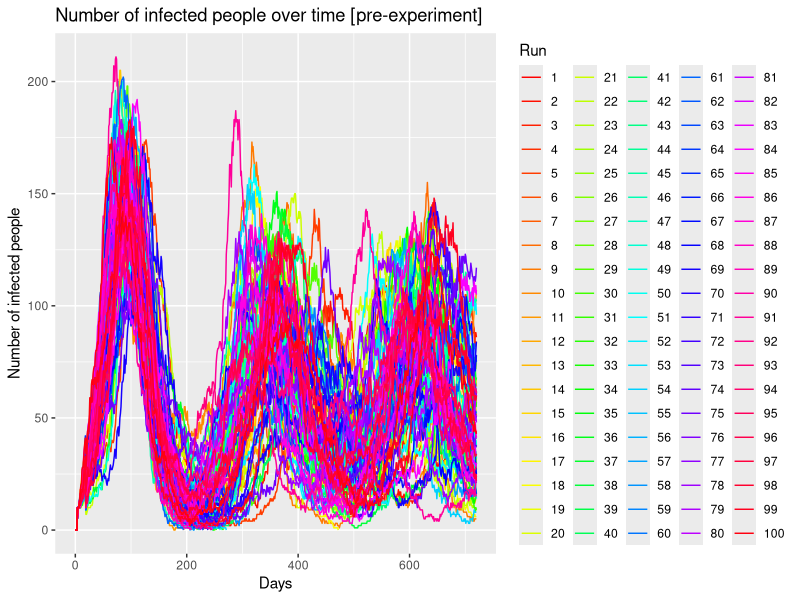
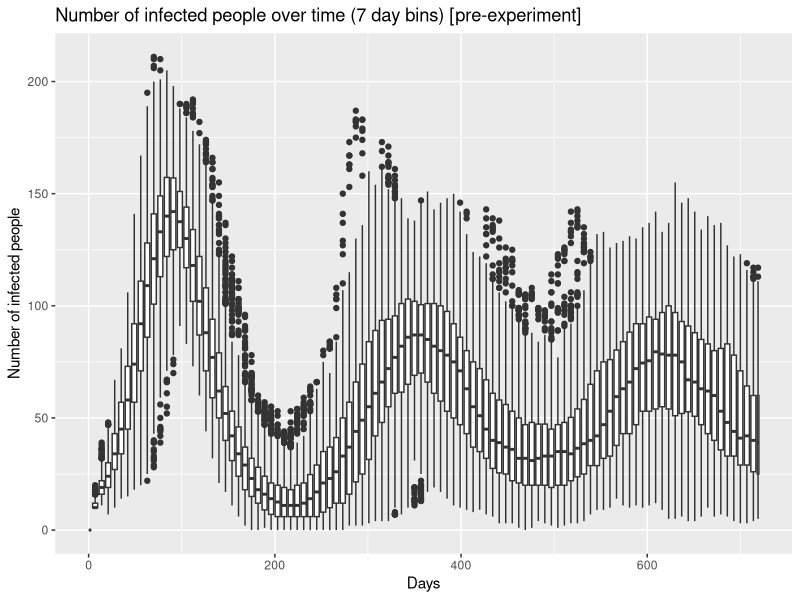
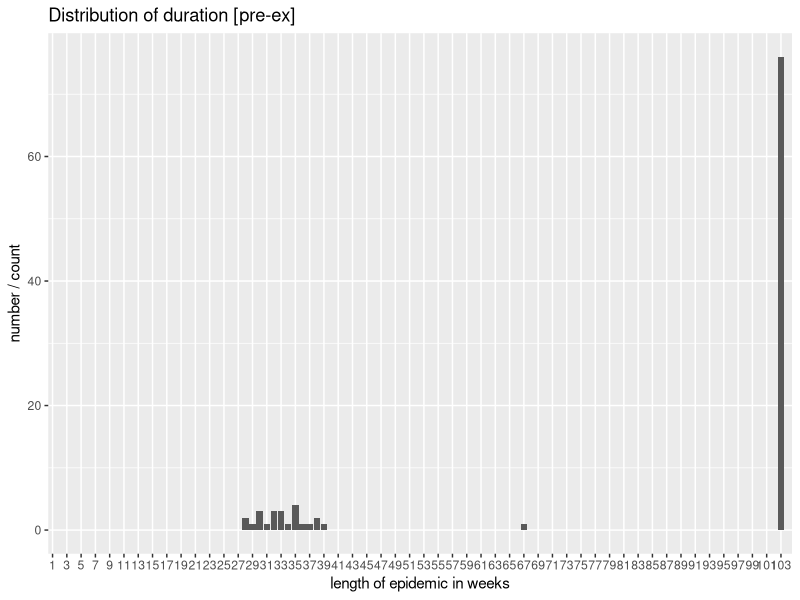
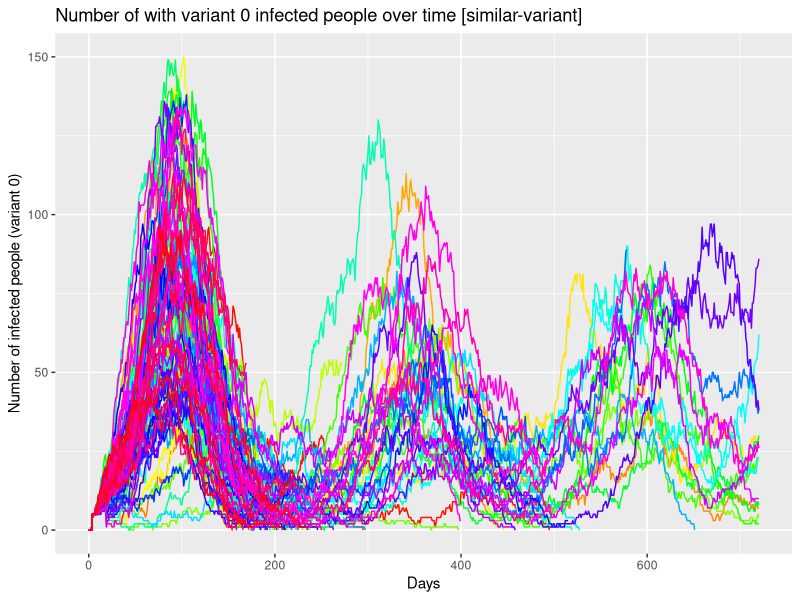
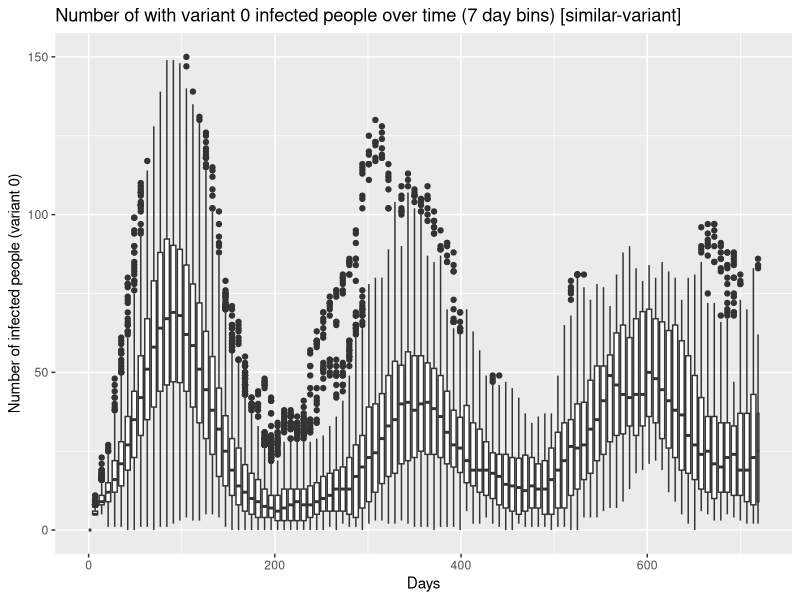
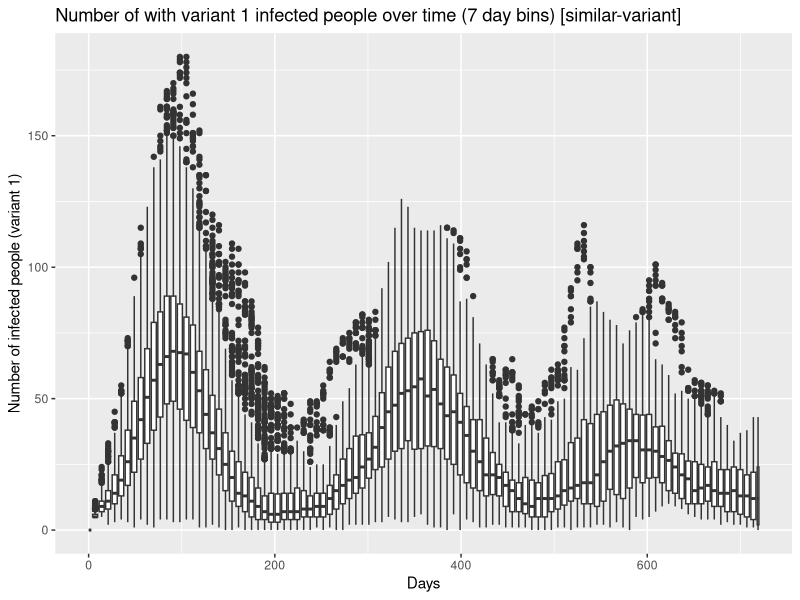
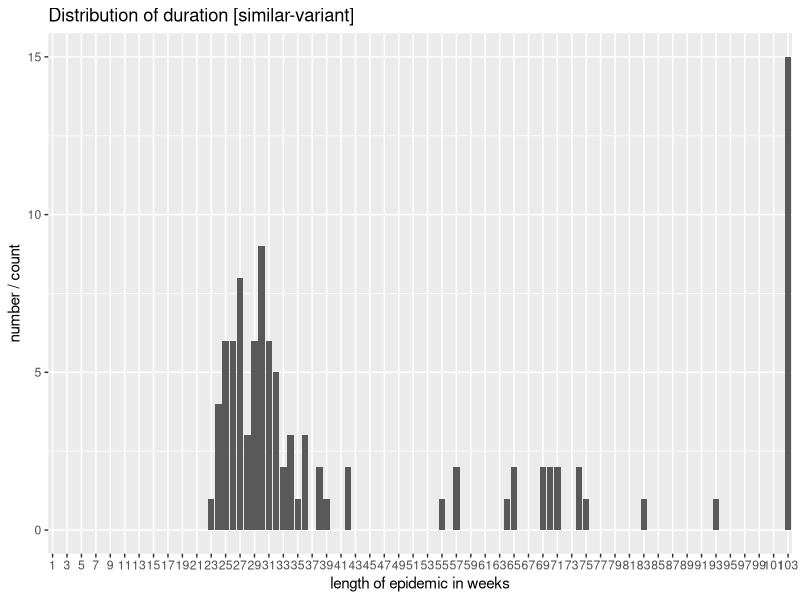
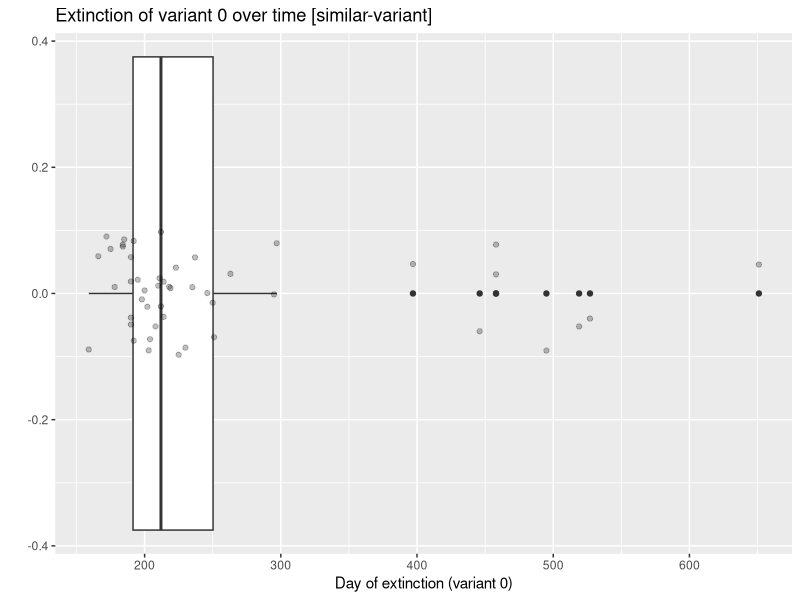

Source code (R) for these figures, in order:
#Put this at the top of every file, unless you really really want to work with factors
#this will save you a lot of confusion
options(stringsAsFactors = FALSE)
options(device=.Platform$OS.type)
options(gsubfn.engine = "R")

#these are from two separate packages
library(ggplot2)

# needed for reshaping data frames
# library(reshape2)

#used for querying data, performing aggregations, filtering, etc.
library(sqldf)

##### PRE-EXPERIMENT #####
df_preExperiment = read.table("netlogo/pre-experiment.csv", skip = 6, sep = ",", head=TRUE)
# Remove the X. in the column names
colnames(df_preExperiment) = gsub("X\\.", "", colnames(df_preExperiment))
summary(df_preExperiment)

# Array of curves
ggplot(data=df_preExperiment, aes(x=step., y=n.sick.people, group=run.number.)) + #use myDataFrame for the data, columns for x and y
  geom_line(aes(colour = as.factor(run.number.))) + #we want to use points, colored by runNumber
  xlab("Days") +  #specify x and y labels
  ylab("Number of infected people") +
  ggtitle("Number of infected people over time [pre-experiment]") + #give the plot a title
  scale_colour_manual("Run",values = rainbow(max(df_preExperiment$run.number., na.rm = FALSE)))
readline(prompt = "Press [enter] to continue")
ggsave("./diagrams/pre-ex/arrayOfCurves.png")

ggplot(data=df_preExperiment, aes(x=step., y=n.sick.people, group=round(step./7))) +
  geom_boxplot() +
  xlab("Days") +  #specify x and y labels
  ylab("Number of infected people") +
  ggtitle("Number of infected people over time (7 day bins) [pre-experiment]")
readline(prompt = "Press [enter] to continue")
ggsave("./diagrams/pre-ex/boxplot.png")


duration = aggregate(df_preExperiment$step., by = list(df_preExperiment$run.number.), max)
colnames(duration)[1] = 'run'
colnames(duration)[2] = 'duration'

duration

# 23 times, the virus was wiped out earlier
# According to the previous boxplot these are still outliers
lengths(duration[duration$duration < 720, ])

duration$duration = round(duration$duration /7)

# ggplot(data = duration, aes(x='run', y=x)) +
#   geom_boxplot() +
#   ylab("Duration of epidemic in days") +
#   xlab("runs") +
#   ggtitle("Distribution of duration [pre-experiment]")
# ggsave("./diagrams/pre-ex/duration.png")
# readline(prompt = "Press [enter] to continue")

ggplot(data = duration, aes(x=as.factor(duration)), group=round(step./7)) +
  geom_bar() +
  ylab("number / count") +
  xlab("length of epidemic in weeks") +
  scale_x_discrete(limits = as.factor(1:(round(720/7)+1)), breaks = seq(1, round(720/7), by=2)) +
  ggtitle("Distribution of duration [pre-ex]")
readline(prompt = "Press [enter] to continue")
ggsave("./diagrams/pre-ex/duration.png")


###########################
##### SIMILAR-VARIANT #####
df_similarVariant = read.table("netlogo/similar-variant.csv", skip = 6, sep = ",", head=TRUE)
# Remove the X. in the column names
colnames(df_similarVariant) = gsub("X\\.", "", colnames(df_similarVariant))
summary(df_similarVariant)

# Array of curves
ggplot(data=df_similarVariant, aes(x=step., y=n.people.sick.var0, group=run.number., color=qsec)) + #use myDataFrame for the data, columns for x and y
  geom_line(aes(colour = as.factor(run.number.))) + #we want to use points, colored by runNumber
  theme(legend.position = "none") +
  xlab("Days") +  #specify x and y labels
  ylab("Number of infected people (variant 0)") +
  ggtitle("Number of with variant 0 infected people over time [similar-variant]") + #give the plot a title
  scale_colour_manual("Run",values = rainbow(max(df_similarVariant$run.number., na.rm = FALSE)))
  # scale_color_gradient(low="blue", high="red")
  # scale_fill_distiller(palette = "RdPu")
readline(prompt = "Press [enter] to continue")
ggsave("./diagrams/sim-var/arrayOfCurvesVar0.png")



ggplot(data=df_similarVariant, aes(x=step., y=n.people.sick.var0, group=round(step./7))) +
  geom_boxplot() +
  xlab("Days") +  #specify x and y labels
  ylab("Number of infected people (variant 0)") +
  ggtitle("Number of with variant 0 infected people over time (7 day bins) [similar-variant]")
readline(prompt = "Press [enter] to continue")
ggsave("./diagrams/sim-var/boxplot0.png")


ggplot(data=df_similarVariant, aes(x=step., y=n.people.sick.var1, group=round(step./7))) +
  geom_boxplot() +
  xlab("Days") +  #specify x and y labels
  ylab("Number of infected people (variant 1)") +
  ggtitle("Number of with variant 1 infected people over time (7 day bins) [similar-variant]")
readline(prompt = "Press [enter] to continue")
ggsave("./diagrams/sim-var/boxplot1.png")



duration = aggregate(df_similarVariant$step., by = list(df_similarVariant$run.number.), max)
colnames(duration)[1] = 'run'
colnames(duration)[2] = 'duration'


# 243 times, the viruses were wiped out earlier  TODO similar to pre-ex
# According to the previous boxplot these are still outliers
lengths(duration[duration$duration < 720, ])
# A X and B X


duration$duration = round(duration$duration /7)

duration

ggplot(data = duration, aes(x=as.factor(duration)), group=round(step./7)) +
  geom_bar() +
  ylab("number / count") +
  xlab("length of epidemic in weeks") +
  scale_x_discrete(limits = as.factor(1:round(720/7)), breaks = seq(1, round(720/7), by=2)) +
  ggtitle("Distribution of duration [similar-variant]")
readline(prompt = "Press [enter] to continue")
ggsave("./diagrams/sim-var/duration.png")



## Variant 0 died ##
# get every tuple after variant 0 died
# A X, B X and V
df_simVar_var0died <- sqldf("select [run.number.], [step.], [n.people.exposed.var1], [n.people.sick.var1] from df_similarVariant where [n.people.exposed.var0] = 0 and [n.people.sick.var0] = 0")
head(df_simVar_var0died)

# get the first point in time => time of extinction of each run
df_simVar_var0died = df_simVar_var0died[!duplicated(df_simVar_var0died$run.number.),]
head(df_simVar_var0died)

ggplot(data=df_simVar_var0died, aes(x=step., y = 0)) +
  geom_boxplot() +
  geom_point(alpha=0.25, position = position_jitter(w = 0, h = 0.1)) +
  # geom_jitter() +
  xlab("Day of extinction (variant 0)") +  #specify x and y labels
  ylab("") +
  ggtitle("Extinction of variant 0 over time [similar-variant]")
readline(prompt = "Press [enter] to continue")
ggsave("./diagrams/sim-var/timeOfExtinctionVar0.png")


# was the other variant also on a low?
df_simVar_var0died$n.people.var1 = df_simVar_var0died$n.people.exposed.var1 + df_simVar_var0died$n.people.sick.var1
ggplot(data=df_simVar_var0died, aes(x=0, y = n.people.var1)) +
  geom_boxplot() +
  geom_point(alpha=0.25, position = position_jitter(w = 0.1, h = 0)) +
  # geom_jitter() +
  xlab("") +  #specify x and y labels
  ylab("Number of people with var1 (E+I)") +
  ggtitle("Number of people with var1 during time of extinction of var 1 [similar-variant]")
readline(prompt = "Press [enter] to continue")
ggsave("./diagrams/sim-var/levelVar1AfterExtinctionVar0.png")


# 48 times var 0 died
# 481
lengths(df_simVar_var0died)


## Variant 1 died ##
# get every tuple after variant 1 died
# A X, B X and V
df_simVar_var1died <- sqldf("select [run.number.], [step.], [n.people.exposed.var0], [n.people.sick.var0] from df_similarVariant where [n.people.exposed.var1] = 0 and [n.people.sick.var1] = 0")
head(df_simVar_var1died)

# A X and B X
df_simVar_var1thenvar0died <- sqldf("select [run.number.] from df_simVar_var1died where [n.people.exposed.var0] = 0 and [n.people.sick.var0] = 0")
head(df_simVar_var1thenvar0died)

# A V and B X
df_simVar_var1diedvar0survived <- df_simVar_var1died[!(df_simVar_var1died$run.number. %in% df_simVar_var1thenvar0died$run.number.),]
df_simVar_var1diedvar0survived = df_simVar_var1diedvar0survived[!duplicated(df_simVar_var1diedvar0survived$run.number.),]
lengths(df_simVar_var1diedvar0survived)
head(df_simVar_var1diedvar0survived)

# get the first point in time => time of extinction of each run
df_simVar_var1died = df_simVar_var1died[!duplicated(df_simVar_var1died$run.number.),]
head(df_simVar_var1died)




ggplot(data=df_simVar_var1died, aes(x=step., y = 0)) +
  geom_boxplot() +
  geom_point(alpha=0.25, position = position_jitter(w = 0, h = 0.1)) +
  # geom_jitter() +
  xlab("Day of extinction (variant 1)") +  #specify x and y labels
  ylab("") +
  ggtitle("Extinction of variant 1 over time [similar-variant]")
readline(prompt = "Press [enter] to continue")
ggsave("./diagrams/sim-var/timeOfExtinctionVar1.png")


# 37 times var 1 died
# 446 times
lengths(df_simVar_var1died)

# was the other variant also on a low?
df_simVar_var1died$n.people.var0 = df_simVar_var1died$n.people.exposed.var0 + df_simVar_var1died$n.people.sick.var0
ggplot(data=df_simVar_var1died, aes(x=0, y = n.people.var0)) +
  geom_boxplot() +
  geom_point(alpha=0.25, position = position_jitter(w = 0.1, h = 0)) +
  # geom_jitter() +
  xlab("") +  #specify x and y labels
  ylab("Number of people with var0 (E+I)") +
  ggtitle("Number of people with var0 during time of extinction of var 1 [similar-variant]")
readline(prompt = "Press [enter] to continue")
ggsave("./diagrams/sim-var/levelVar0AfterExtinctionVar1.png")

# TODO run 1000 times (maybe concurrent)
# TODO Tell why
# TODO Disclaimer that this is just script code
